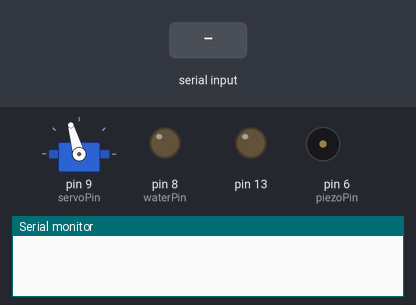
Bench run of a sketch on a simulated Arduino Uno, built with avr-gcc and run on an emulated ATmega328P. Parts: servo, output pins drawn as LEDs (lit = HIGH), buzzer (waves = sounding), the last lines printed to the serial monitor. The test bench sets the inputs (shaded band).

Above: at 1.3 s.
1.4 s: "99\n" received over Serial
At 1.47 s:
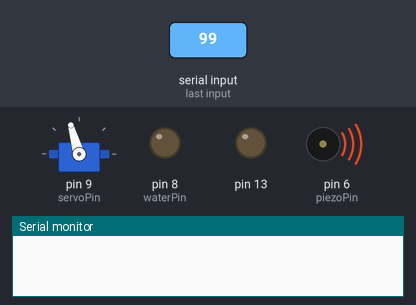
3.2 s: "88\n" received over Serial
At 3.6 s:
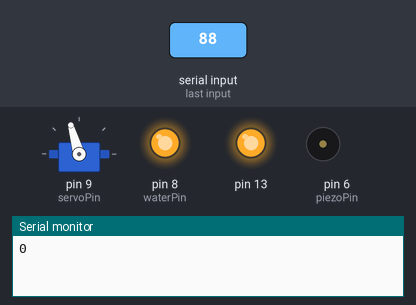
Timing chart, 0 to 14.7 s (numbered marks = the images above; inputs shaded):
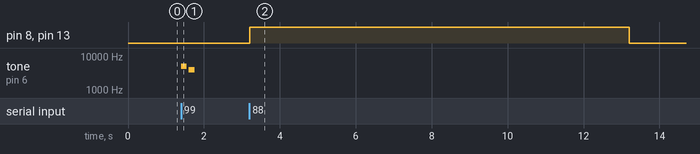

The sketch:

arduinoControl.ino
```cpp
#include <Servo.h> //include the servo library


const int servoPin = 9; //declare pin for the servo
const int piezoPin = 6;
const int outPos = 132; //out position
const int waterPin = 8; //position for the water dispenser
const int sensorPin = 7; //IR sensor
const int servoDelay =3000; //delay to allow the servo to reach position;
const int waterDelay = 10000; // delay to allow water to drop
unsigned long timeLimit = 1500; //time out for reward

unsigned long timeStart, timeFinish, timeElapsed;

int pos=90; //declare initial position of the servo

int inCord = 106;
int inCords[] = {106,83,58,36};
int timeLimits[] = {1500,2500,4000,6000};
int outCount = 0;
int count = 0;
int nPelletsMax = 2;
boolean rewardGiven = false;
boolean continueCycle = false;

Servo myServo; // create a servo object called myServo

void setup() {
  Serial.begin(9600); //start serial port
  myServo.attach(servoPin); //declare to which pin is the servo connected
  pinMode(13, OUTPUT);
  pinMode(waterPin, OUTPUT);
  pinMode(sensorPin, INPUT);
  delay(100);
  myServo.write(inCords[0]);
  //delay(100);
  //myServo.detach();
}

void loop()
{
  if(Serial.available()!=0)
  { //wait until information is received from the serial port
    pos = Serial.parseInt(); //read the command from the serial port
    switch (pos)
    {
      case 99:
        rewardGiven = false;
        tone(piezoPin, 5000, 150);
        delay(200);
        tone(piezoPin, 4000, 150);
        //giveReward();
        break;
      case 88:
        digitalWrite(13, HIGH);
        digitalWrite(waterPin,HIGH);
        delay(waterDelay); //pauses for water to drop
        digitalWrite(13, LOW);
        digitalWrite(waterPin,LOW);
        break;
      case 106:
        myServo.attach(servoPin);
        digitalWrite(13, HIGH);
        myServo.write(106); //write the position into the servo
        digitalWrite(13, LOW);
        break;

      case 132:
        myServo.attach(servoPin);
        digitalWrite(13, HIGH);
        myServo.write(132); //write the position into the servo
        digitalWrite(13, LOW);
        break;
      case 77:
        tone(piezoPin, 1000, 300);
        delay(200);
        tone(piezoPin, 500, 300);
        delay(400);
        tone(piezoPin, 500, 600);
        break;
      default:
        Serial.print(pos);
        break;
    };

  };
};

void giveReward()
{

  rewardGiven = false;
  while(rewardGiven == false)
  {
    //myServo.attach(servoPin);
    myServo.write(outPos); //write the position into the servo
    Serial.print("Time limit is ");
    Serial.print(timeLimit);
     Serial.print(" \n ");
    digitalWrite(13, HIGH); //signal of servo on
    Serial.print("Servo on \n");
    timeStart = millis();
    while(true)
    {
      timeFinish = millis();
      timeElapsed = timeFinish - timeStart;
      if (!(digitalRead(sensorPin)))
      {
        Serial.print("Reward detected \n");
        Serial.print(timeElapsed);
        rewardGiven = true;
        break;
      }
      else if (timeElapsed > timeLimit)
      {
        Serial.print("Time out \n");
        break;
      };
    };

    backToStart();
    //myServo.detach();
  }
}

void backToStart()
{

  inCord = determineInput();

  myServo.write(inCord); //write the position into the servo
  digitalWrite(13, LOW); //signal of servo on
  Serial.print("Servo back to start \n");
  delay(servoDelay);


}


int determineInput()
{
  count = count + 1;
  if (count >= nPelletsMax)
  {
    count = 0;
    outCount = outCount + 1;
    if (outCount > 3)
    {
      outCount = 0;
    };
    inCord = inCords[outCount];
    timeLimit = timeLimits[outCount];
  };
  return inCord;
};
```

Measured:
- after the input at 1.4 s, tone on pin 6 (piezoPin): silent → 5000 Hz at once, → silent 0.15 s later, → 4000 Hz 0.05 s later, → silent 0.15 s later
- after the input at 3.2 s, pin 8 (waterPin), pin 13: LOW → HIGH at once, → LOW 10.0 s later
